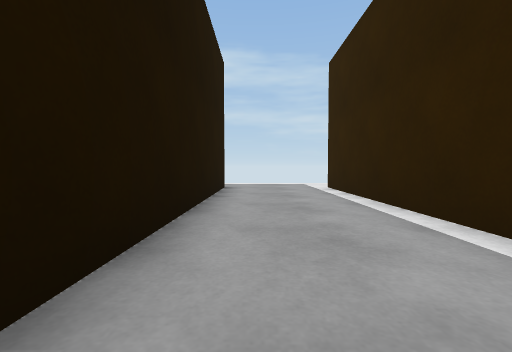
view 1 (above)

16 first-person views from a walk through a 3-D level made in the Unity game engine. The camera is 0.59 m above the floor, tilts 2° down and sees 90° across. The floor is counted in squares, 1 m on a side. Each view is taken from the middle of a square. On the plan, view 1 faces up. The plan holds only what a view shows up to about 9 squares ahead; the rest is blank. The place goes on beyond the plan. The player character is not drawn. Door leaves are left out, so doorways stand open. Surface patterns are stand-ins for the level's own textures.

view 2
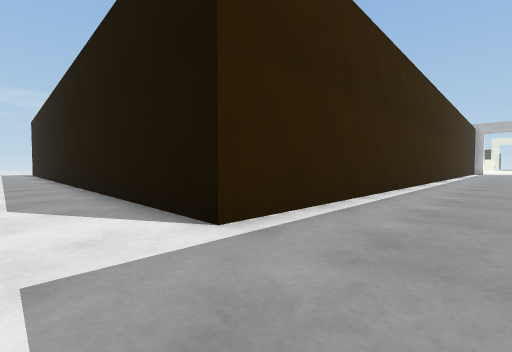

view 3
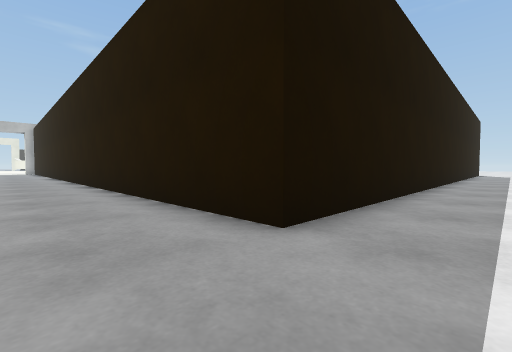

view 4
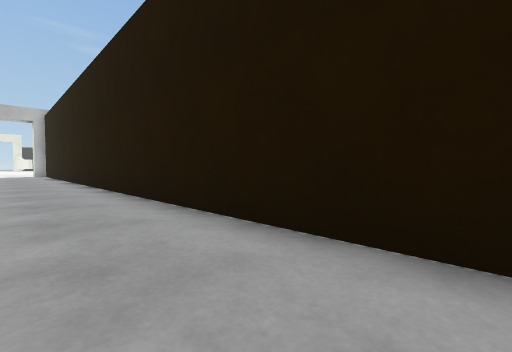

view 5
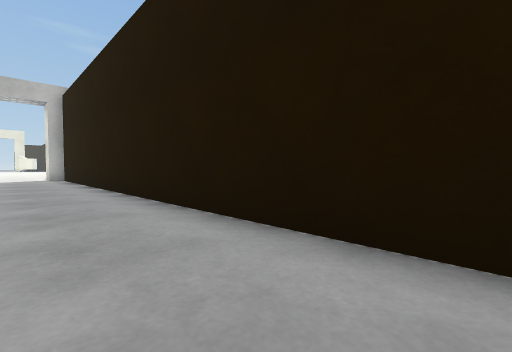

view 6
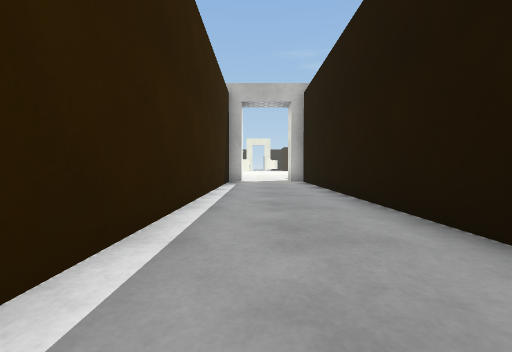

view 7
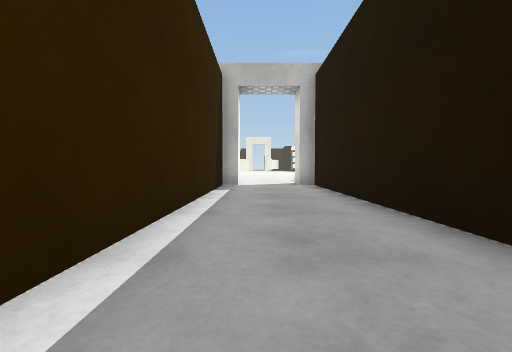

view 8
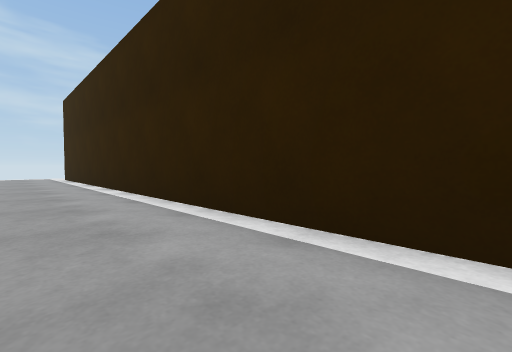

view 9
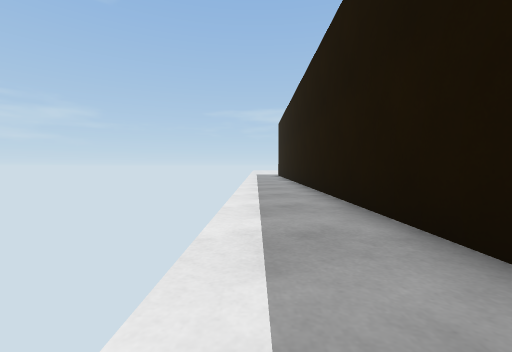

view 10
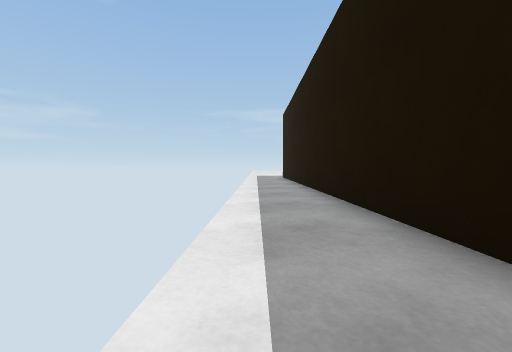

view 11
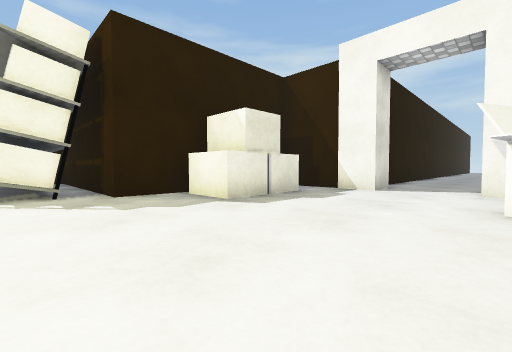

view 12
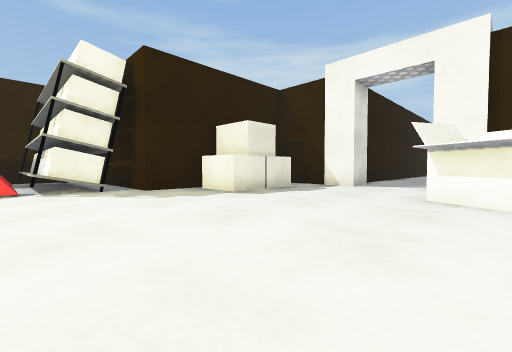

view 13
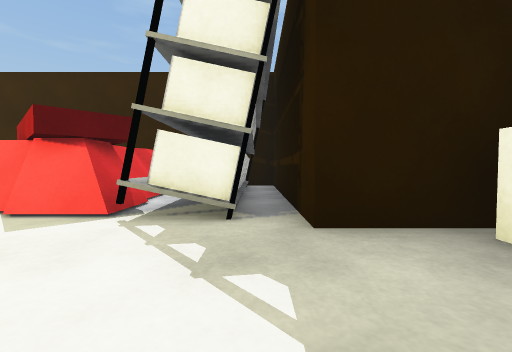

view 14
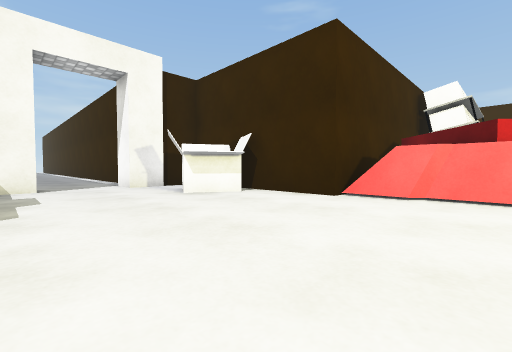

view 15
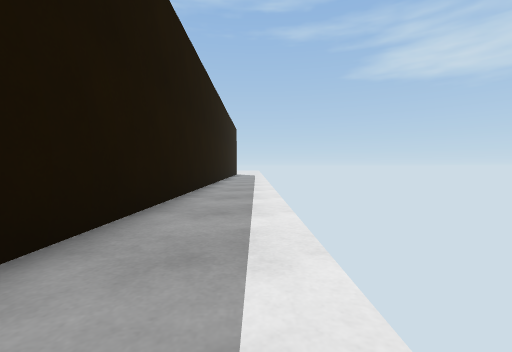

view 16
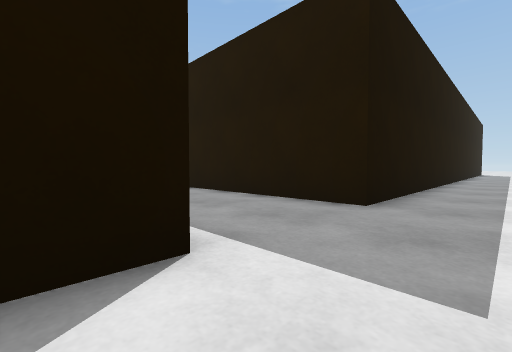

### Floor plan
Points are (right, up) in squares from view 1. A wall is a line through its corners. A room is listed if a view was taken in it or the views show most of it. See-through windows are left out.
Room 1 (views 1, 2, 3, 4, 5, 6, 7, 8, 9, 10, 15, 16)
walls: (-10.2, 7.4) (-0.9, 7.4) (-0.9, -17.4); (2.1, -17.4) (2.1, 7.4) (17, 7.4)
ways out: open door at (0.5, -18) to room 2
Room 2 (views 11, 12, 13, 14)
walls: (-3.4, -21.2) (-3.4, -23.4) (-9.1, -23.4) (-9.1, -26); (-0.4, -18.4) (-2.9, -18.4); (3.4, -18.4) (1.6, -18.4); (6.9, -23.4) (3.9, -23.4) (3.9, -20.5)
ways out: open door at (0.5, -18) to room 1
objects: shelf (-8, -25) to (-4, -24); other object (-7, -26) to (-4, -26); box (-3, -22) to (-2, -20); other object (2, -21) to (3, -20); other object (4, -26) to (7, -24)

Where each view was taken, in squares from view 1:
view 1: 0 up, 0 right, facing up
view 2: 9 up, 0 right, facing down-right
view 3: 9 up, 1 right, facing down-left
view 4: 2 up, 1 right, facing down-left
view 5: 4 down, 1 right, facing down-left
view 6: 7 down, 1 right, facing down
view 7: 9 down, 1 right, facing down
view 8: 7 down, 0 right, facing up-right
view 9: 9 up, 5 right, facing right
view 10: 9 up, 8 right, facing right
view 11: 25 down, 2 right, facing up-left
view 12: 26 down, 3 right, facing up-left
view 13: 24 down, 1 left, facing left
view 14: 26 down, 1 left, facing up-right
view 15: 9 up, 1 left, facing left
view 16: 9 up, 3 right, facing down-left
